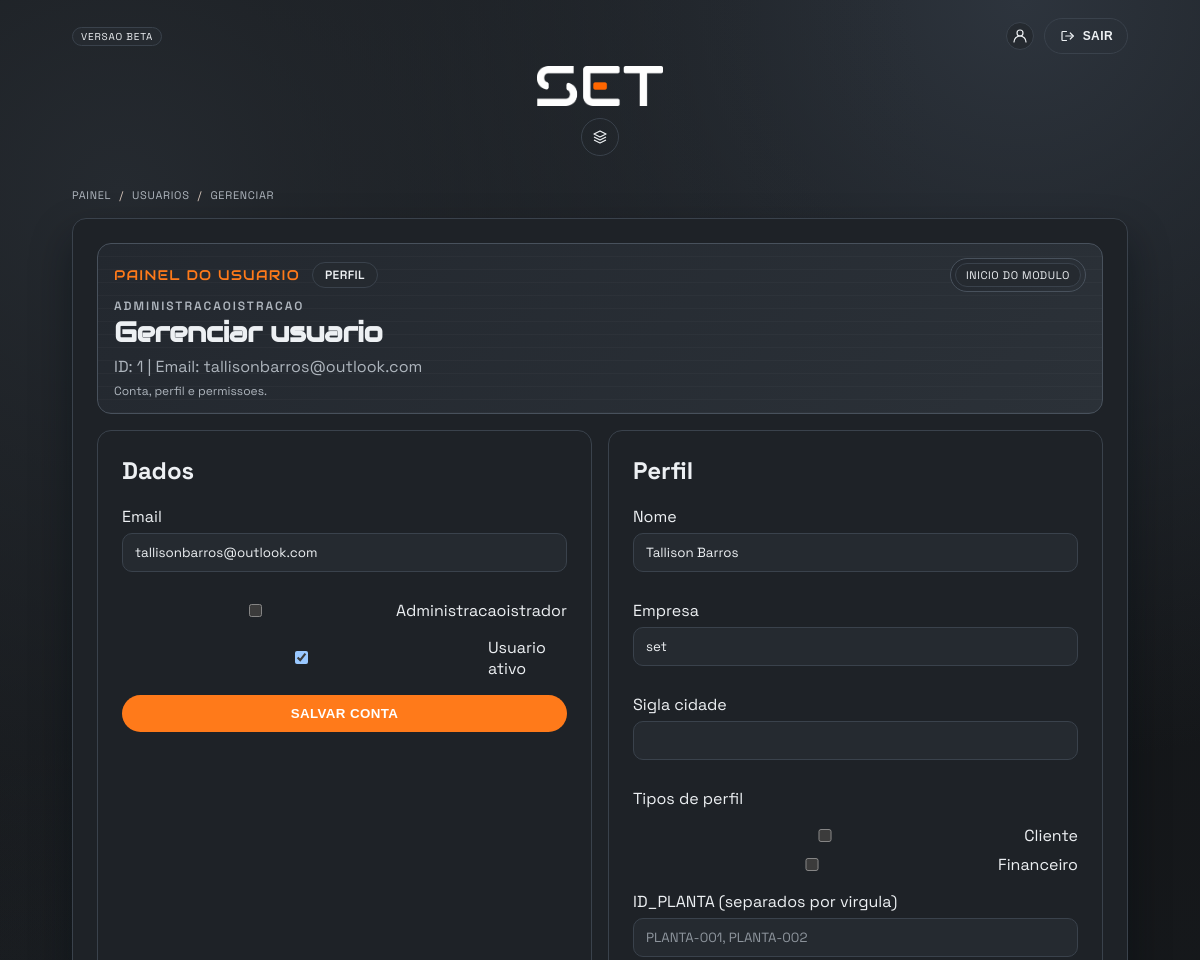
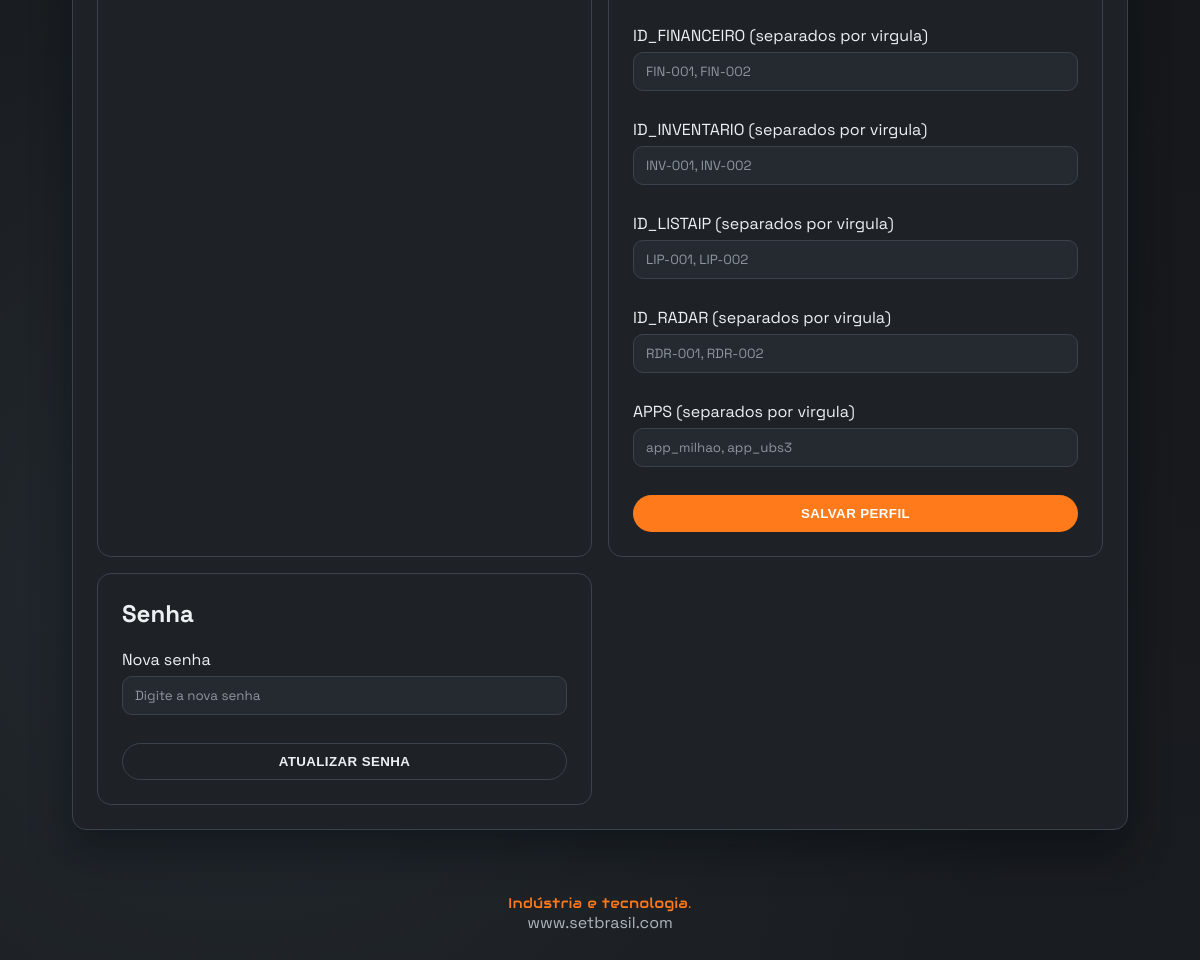
Screenshot of /usuarios/1/ (signed in) with the database file from the repository (2 pictures, top to bottom).
### core/models.py (models this page shows, shortened)
class PerfilUsuario(models.Model):
    nome = models.CharField(max_length=120)
    email = models.EmailField()
    empresa = models.CharField(max_length=120, blank=True)
    sigla_cidade = models.CharField(max_length=3, blank=True)
    logo = models.ImageField(upload_to="clientes/logos/", blank=True, null=True)
    usuario = models.OneToOneField(User, on_delete=models.CASCADE)  # login do cliente
    ativo = models.BooleanField(default=True)
    tipos = models.ManyToManyField("TipoPerfil", blank=True, related_name="clientes")
    plantas = models.ManyToManyField("PlantaIO", blank=True, related_name="usuarios")
    financeiros = models.ManyToManyField("FinanceiroID", blank=True, related_name="usuarios")
    inventarios = models.ManyToManyField("InventarioID", blank=True, related_name="usuarios")
    listas_ip = models.ManyToManyField("ListaIPID", blank=True, related_name="usuarios")
    radares = models.ManyToManyField("RadarID", blank=True, related_name="usuarios")
    apps = models.ManyToManyField("App", blank=True, related_name="usuarios")

class TipoPerfil(models.Model):
    nome = models.CharField(max_length=50, unique=True)

### core/views.py (the view, shortened to what this page needs)
# urls.py: path('usuarios/<int:pk>/', views.usuarios_gerenciar_usuario, name="usuarios_gerenciar_usuario"),
@login_required
def usuarios_gerenciar_usuario(request, pk):
    if not request.user.is_staff:
        return HttpResponseForbidden("Sem permissao.")
    user = get_object_or_404(User, pk=pk)
    perfil = _get_cliente(user)
    message = None
    return render(
        request,
        "core/usuarios_gerenciar_usuario.html",
        {
            "user_item": user,
            "perfil": perfil,
            "tipos": TipoPerfil.objects.order_by("nome"),
            "message": message,
        },
    )

### core/views.py (called while the page is built)
def _get_cliente(user):
    try:
        return user.perfilusuario
    except PerfilUsuario.DoesNotExist:
        email = (user.email or user.username or "").strip().lower()
        if not email:
            return None
        return PerfilUsuario.objects.filter(email__iexact=email).first()

### core/templates/core/usuarios_gerenciar_usuario.html (shortened to what this page needs)
{% extends "core/base.html" %}
{% load static %}
{% block breadcrumbs %}
  <nav class="page-crumbs" aria-label="Breadcrumb">
    <a href="{% url 'painel' %}">Painel</a>
    <span class="crumb-sep">/</span>
    <a href="{% url 'usuarios' %}">Usuarios</a>
    <span class="crumb-sep">/</span>
    <span>Gerenciar</span>
  </nav>
{% endblock %}
{% block content %}
  <section class="card stack">
    <div class="page-hud">
      <div class="hud-top">
        <div class="hud-title">Painel do usuario</div>
        <div class="hud-pill">Perfil</div>
        <div class="hud-menu" aria-label="Menu do modulo">
          <a class="hud-menu-pill" href="{% url 'usuarios' %}">Inicio do modulo</a>
        </div>
      </div>
      <div class="page-hud-head">
        <div>
          <div class="page-kicker">Administracaoistracao</div>
          <h1 class="page-title">Gerenciar usuario</h1>
          <p class="page-subtitle">ID: {{ user_item.id }} | Email: {{ user_item.username }}</p>
        </div>
      </div>
      <div class="hud-meta">Conta, perfil e permissoes.</div>
    </div>
    <div class="user-page-grid">
      <div class="card compact-card">
        <h2 style="margin-top: 0;">Dados</h2>
        <form method="post" class="stack">
          <label class="field">
            <span>Email</span>
            <input type="email" name="email" value="{{ user_item.username }}" required>
          </label>
          <label class="checkbox-item">
            <input type="checkbox" name="is_staff" {% if user_item.is_staff %}checked{% endif %}>
            Administracaoistrador
          </label>
          <label class="checkbox-item">
            <input type="checkbox" name="is_active" {% if user_item.is_active %}checked{% endif %}>
            Usuario ativo
          </label>
          <button class="btn btn-primary" type="submit">Salvar conta</button>
        </form>
      </div>
      <div class="card compact-card">
        <h2 style="margin-top: 0;">Perfil</h2>
        <form method="post" class="stack">
          <label class="field">
            <span>Nome</span>
            <input type="text" name="nome" value="{% if perfil %}{{ perfil.nome }}{% endif %}">
          </label>
          <label class="field">
            <span>Empresa</span>
            <input type="text" name="empresa" value="{% if perfil %}{{ perfil.empresa }}{% endif %}">
          </label>
          <label class="field">
            <span>Sigla cidade</span>
            <input type="text" name="sigla_cidade" value="{% if perfil %}{{ perfil.sigla_cidade }}{% endif %}">
          </label>
          <label>Tipos de perfil</label>
          <div class="checkbox-grid">
            {% for tipo in tipos %}
              <label class="checkbox-item">
                <input type="checkbox" name="tipos" value="{{ tipo.id }}" {% if perfil and tipo in perfil.tipos.all %}checked{% endif %}>
                {{ tipo.nome }}
              </label>
            {% endfor %}
          </div>
          <label class="field">
            <span>ID_PLANTA (separados por virgula)</span>
            <input
              type="text"
              name="plantas"
              placeholder="PLANTA-001, PLANTA-002"
              value="{% if perfil %}{% for planta in perfil.plantas.all %}{{ planta.codigo }}{% if not forloop.last %}, {% endif %}{% endfor %}{% endif %}"
            >
          </label>
          <label class="field">
            <span>ID_FINANCEIRO (separados por virgula)</span>
            <input
              type="text"
              name="financeiros"
              placeholder="FIN-001, FIN-002"
              value="{% if perfil %}{% for fin in perfil.financeiros.all %}{{ fin.codigo }}{% if not forloop.last %}, {% endif %}{% endfor %}{% endif %}"
            >
          </label>
          <label class="field">
            <span>ID_INVENTARIO (separados por virgula)</span>
            <input
              type="text"
              name="inventarios"
              placeholder="INV-001, INV-002"
              value="{% if perfil %}{% for inv in perfil.inventarios.all %}{{ inv.codigo }}{% if not forloop.last %}, {% endif %}{% endfor %}{% endif %}"
            >
          </label>
          <label class="field">
            <span>ID_LISTAIP (separados por virgula)</span>
            <input
              type="text"
              name="listas_ip"
              placeholder="LIP-001, LIP-002"
              value="{% if perfil %}{% for lista in perfil.listas_ip.all %}{{ lista.codigo }}{% if not forloop.last %}, {% endif %}{% endfor %}{% endif %}"
            >
          </label>
          <label class="field">
            <span>ID_RADAR (separados por virgula)</span>
            <input
              type="text"
              name="radares"
              placeholder="RDR-001, RDR-002"
              value="{% if perfil %}{% for radar in perfil.radares.all %}{{ radar.codigo }}{% if not forloop.last %}, {% endif %}{% endfor %}{% endif %}"
            >
          </label>
          <label class="field">
            <span>APPS (separados por virgula)</span>
            <input
              type="text"
              name="apps"
              placeholder="app_milhao, app_ubs3"
              value="{% if perfil %}{% for app in perfil.apps.all %}{{ app.slug }}{% if not forloop.last %}, {% endif %}{% endfor %}{% endif %}"
            >
          </label>
          <button class="btn btn-primary" type="submit">Salvar perfil</button>
        </form>
      </div>
      <div class="card compact-card">
        <h2 style="margin-top: 0;">Senha</h2>
        <form method="post" class="stack">
          <label class="field">
            <span>Nova senha</span>
            <input type="password" name="new_password" placeholder="Digite a nova senha">
          </label>
          <button class="btn btn-ghost" type="submit">Atualizar senha</button>
        </form>
      </div>
    </div>
  </section>
{% endblock %}

### rows the page displays
PerfilUsuario: nome "Tallison Barros", empresa "set"
TipoPerfil: nome "Cliente"
TipoPerfil: nome "Financeiro"

### other values shown
{{ user_item.id }} "1"
{{ user_item.username }} "tallisonbarros@outlook.com"
